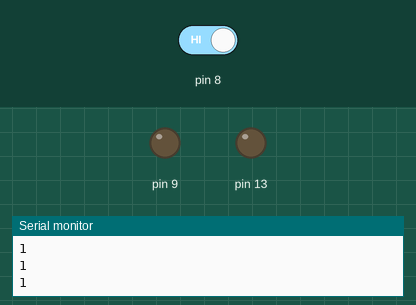
Simulated run of this sketch. Board: Arduino Uno, built with avr-gcc and run on an emulated ATmega328P. Parts: output pins drawn as LEDs (lit = HIGH), the last lines printed to the serial monitor. The inputs (shaded band) are chosen by the test bench; at power-on: pin 8 HIGH.

Above: at 2.8 s.
2.9 s: pin 8 driven LOW
At 4.2 s:
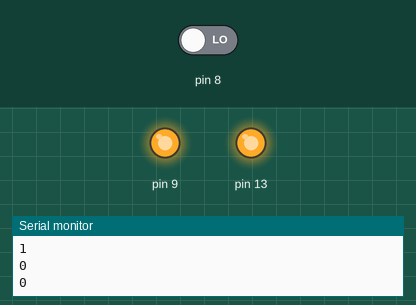
4.5 s: pin 8 driven HIGH
At 5.8 s:
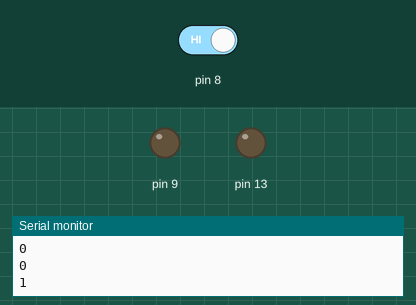
Timing chart, 0 to 7.5 s (numbered marks = the images above; inputs shaded):
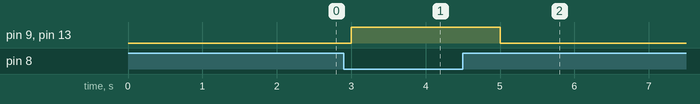

The sketch:

sketch_apr29a.ino
```cpp
void setup() {
 Serial.begin(9600);
 pinMode(8,INPUT);
 pinMode(9,OUTPUT);
  pinMode(13,OUTPUT);
}

void loop() {
 int data = digitalRead(8);
 Serial.println(data);

 if(data == 0)
 {
  digitalWrite(9,HIGH);
  digitalWrite(13,HIGH);
 }
 else
 {
  digitalWrite(9,LOW);
  digitalWrite(13,LOW);
 }
 delay(1000);
}
```

Measured:
- after the input at 2.9 s, pin 9, pin 13: LOW → HIGH after 0.10 s
- after the input at 4.5 s, pin 9, pin 13: HIGH → LOW after 0.50 s
